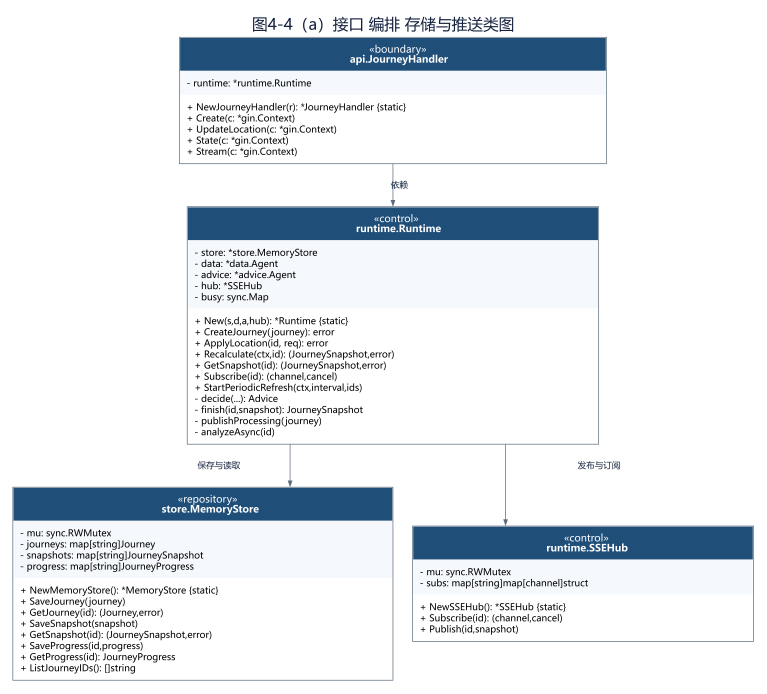
#> input picture .docxwork/out04/images/04_fig011.png, 2300 x 2080 px, found by its file name (shown at 1/3 size); its folder holds 5 pictures in this run
$ python crop6.py
#> lines starting #> are read from the running program, lines starting #| are printed output that depends on the picture
from PIL import Image
import os
base = r"D:\VST DEVELOP\aviation-journey-agent\.docxwork\out04\images"
out = r"D:\VST DEVELOP\aviation-journey-agent\.docxwork\crops"
def crop(name, box, scale, suffix):
#> called with name = '04_fig011.png', box = (650, 1600, 1150, 1800), scale = 4, suffix = '_mystery'
    im = Image.open(os.path.join(base, name))
#> im is the input picture: PIL image 2300x2080 RGB; mean R, G, B 226.5, 231.4, 236
    c = im.crop(box)
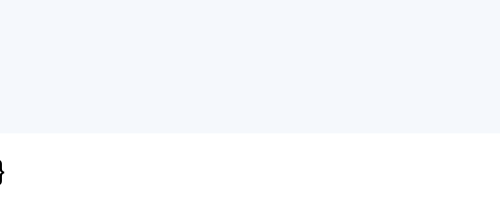
#> c: PIL image 500x200 RGB; mean R, G, B 248.2, 250.2, 252.9
    c = c.resize((int(c.width*scale), int(c.height*scale)), Image.LANCZOS)
#> c: PIL image 2000x800 RGB
    p = os.path.join(out, name.replace('.png','')+suffix+'.png')
    c.save(p); print(p, c.size)
#| D:\VST DEVELOP\aviation-journey-agent\.docxwork\crops/04_fig011_mystery.png (2000, 800)
crop('04_fig011.png', (650,1600,1150,1800), 4, '_mystery')
